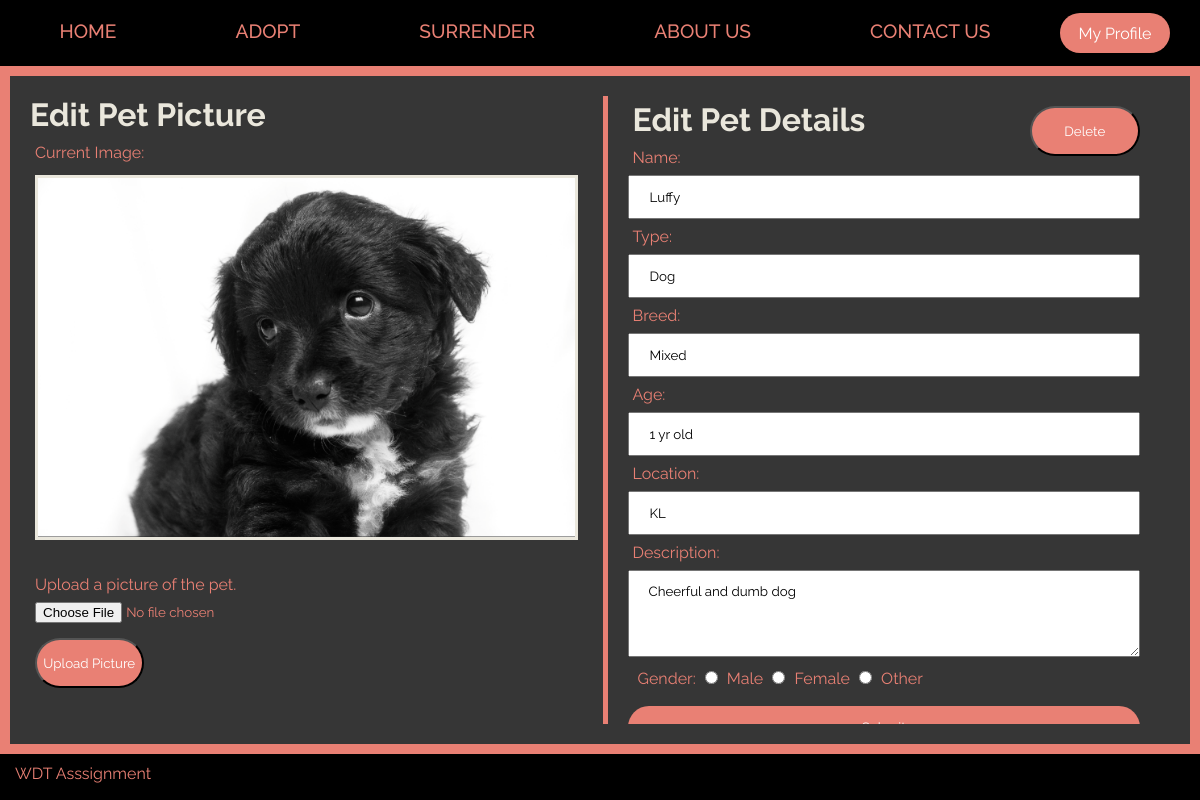
Screenshot of /edit-pet.php?id=4 with the database file from the repository.
### tables this page shows
CREATE TABLE IF NOT EXISTS `listing_t` (
  `id` int(11) NOT NULL AUTO_INCREMENT,
  `Name` varchar(255) NOT NULL,
  `Breed` varchar(255) NOT NULL,
  `imageurl` varchar(255) NOT NULL,
  `Age` varchar(255) NOT NULL,
  `Type` varchar(255) NOT NULL,
  `Location` varchar(255) NOT NULL,
  `Description` varchar(255) NOT NULL,
  `Gender` varchar(7) NOT NULL,
  `SurrenderID` int(11) NOT NULL,
  `Status` varchar(12) NOT NULL DEFAULT 'Not Adopted',
  `Approval` varchar(15) NOT NULL DEFAULT 'Not Approved',
  PRIMARY KEY (`id`),
  KEY `SurrenderID` (`SurrenderID`)
);

### edit-pet.php (the view, shortened to what this page needs)
<!DOCTYPE html>
<html lang="en">
<head>
    <link rel="stylesheet" href="css\surrender-style.css" />
</head>
<body>
    <div class="topnav">
        <div class="nav">
            <a href="index.php" class="hovereffect">HOME</a>
            <a href="Homepage.php" class="hovereffect">ADOPT</a>
            <a href="SurrenderHome.php" class="hovereffect">SURRENDER</a>
            <a href="AboutUs.php" class="hovereffect">ABOUT US</a>
            <a href="ContactUs.php" class="hovereffect">CONTACT US</a>
        </div>
        <a href="surrender-profile.php"><button id="profile" class="profile" style="margin-right: 30px;">My Profile</button></a>
    </div>
    <div class="surrender-edit-main">
                <?php
                    include "conn.php";
                    $sql = "SELECT * FROM listing_t WHERE id = '".$_GET['id']."'";
                    $query = mysqli_query($conn, $sql);
                    $results = mysqli_fetch_assoc($query);
                    $id= $results['id'];
                    $name= $results['Name'];
                    $breed= $results['Breed'];
                    $age= $results['Age'];
                    $type= $results['Type'];
                    $location= $results['Location'];
                    $description= $results['Description'];
                    $gender= $results['Gender'];
                    $petimg= $results['imageurl'];
                ?>
        <div class="petimg-edit-container">
            <h1>Edit Pet Picture</h1>
            <div class="current-img">
                <p>Current Image: </p>
                <img src="<?php echo $petimg?>" alt="Current Pet Image">
            </div>
            <div class="upload-img-container">
                <form action="edit-reupload.php?id=<?php echo $id ?>" enctype="multipart/form-data" method="post"
                    class="upload-img">
                    <label for="petimg">Upload a picture of the pet.</label><br>
                    <input type="file" required="required" name="petimg"><br>
                    <input type="submit" name="submit" value="Upload Picture">
                </form>
            </div>
        </div>
        <div class="surrender-edit-container">
            <a href="surrender-delete.php?id=<?php echo $id?>" onclick="return confirm('Are you sure you want to delete this entry?')"><button class= deleteBtn>Delete</button></a>
            <h1>Edit Pet Details</h1>
            <form method="POST" action="edit-surrender.php?id=<?php echo $id ?>" class="surrender-edit-form">
                <label for="petname">Name: </label>
                <input type="text" name="petname" required="required" placeholder="Pet Name" value="<?php echo $name?>">
                <label for="pettype">Type: </label>
                <input type="text" name="pettype" required="required" placeholder="Type of Pet (Dog, Cat, etc)"
                    value="<?php echo $type?>"><br>
                <label for="petbreed">Breed: </label>
                <input type="text" name="petbreed" required="required" placeholder="Breed of Pet"
                    value="<?php echo $breed?>">
                <label for="petage">Age: </label>
                <input type="text" name="petage" required="required" placeholder="Age" value="<?php echo $age?>">
                <label for="location">Location: </label>
                <input type="text" name="location" required="required" placeholder="Location"
                    value="<?php echo $location?>"> <br>
                <label for="petdescription">Description: </label>
                <textarea name="petdescription" required="required"
                    placeholder="Description"><?php echo $description?></textarea>
                <div class="gender-edit-container">
                    <label for="petgender" style="color:#E98074;">Gender:</label>
                    <input type="radio" id="male" name="petgender" value="Male" required
                        <?php if($gender== "Male")echo "checked='checked'";?>>
                    <label for="male" style="color:#E98074;">Male</label>
                    <input type="radio" id="female" name="petgender" value="Female"
                        <?php if($gender== "Female")echo "checked='checked'";?>>
                    <label for="female" style="color:#E98074;">Female</label>
                    <input type="radio" id="other" name="petgender" value="Other"
                        <?php if($gender== "Other")echo "checked='checked'";?>>
                    <label for="other" style="color:#E98074;">Other</label> <br>
                </div>
                <input type="submit" name="submit" onclick="windows.location.href='edit-surrender.php'">
            </form>
        </div>
    </div>
    <div class="footer">
        <p style="margin:10px 5px 5px 15px; color: #E98074;">WDT Asssignment</p>
    </div>
</body>
</html>

### css/surrender-style.css (style rules this page uses)
* { margin: 0; padding: 0; box-sizing: border-box; font-family: "Raleway", sans-serif; overflow: hidden; }
.topnav { background-color: black; display: flex; align-items: center; min-height: 8vh; width: 100%; }
.nav { flex: 2; display: flex; justify-content: space-around; }
.nav a { color: #E98074; padding: 20px 16px; text-decoration: none; font-size: 1.2em; font-weight: 500; }
.hovereffect::after { content: ""; display: block; margin-top: 2px; width: 0; height: 2px; background: #EAE7DC; transition: width 0.3s; }
.profile { border: none; background-color: #E98074; color: white; font-size: 1em; transition: all 0.2s; width: 110px; height: 40px; font-family: "Raleway", sans-serif; border-radius: 2em; margin: 10px 10px 10px 10px; }
.footer { background-color: black; min-height: 6vh; }
.surrender-edit-main { height: 86vh; padding: 20px; display: flex; background-color: rgb(54, 54, 54); border: 10px solid #E98074; }
.deleteBtn { position: absolute; right:5px; margin-right: 15px; padding: 15px 5px; background-color: #E98074; border-radius: 2em; width: 20%; color: white; margin-top: 10px; cursor: pointer; }
.surrender-edit-container { flex: 1; height: 100%; position: relative; margin: auto; background-color: rgb(54, 54, 54); overflow: auto; margin-right: 10px; }
.surrender-edit-container h1 { margin: 5px 25px 10px 25px; color: #EAE7DC; }
.surrender-edit-form { margin: 5px 20px; }
.surrender-edit-form label { color: #E98074; padding: 5px; }
.surrender-edit-form input[type=text], .surrender-edit-form input[type=number] { padding: 12px 20px; margin: 8px 0px; display: inline-block; box-sizing: border-box; width: 100%; }
.surrender-edit-form textarea { width: 100%; height: 87px; padding: 12px 20px; margin: 8px 0; display: inline-block; box-sizing: border-box; overflow: auto; }
.gender-edit-container { margin-bottom: 8px; margin-left: 5px; }
.petimg-edit-container { background-color: rgb(54, 54, 54); flex: 1; display: flex; flex-direction: column; width: 100%; height: 100%; border-right: 5px solid #E98074; padding-right: 20px; padding-bottom: 10px; }
.petimg-edit-container h1 { color: #EAE7DC; }
.upload-img-container { flex: 1; margin: 5px; padding-top: 25px; }
.upload-img-container label { color: #E98074; }
.current-img { flex:3; display: flex; flex-direction: column; margin: 5px; height: 100px; }
.current-img p { color: #E98074; padding: 5px; padding-left: 0px; }
.current-img img { border: 3px solid #EAE7DC; margin-top: 10px; height: 100%; object-fit: cover; }
.petimg-edit-container input[type="file"] { margin: 8px 5px 5px 0px; color: #E98074; }
.surrender-edit-form input[type=submit] { background-color: #E98074; color: white; padding: 13px 20px; margin-top: 10px; border: none; border-radius: 2em; cursor: pointer; width: 100%; }
.upload-img input[type="submit"] { padding: 15px 5px; background-color: #E98074; border-radius: 2em; width: 20%; color: white; margin-top: 10px; }

### rows the page displays
listing_t: imageurl (picture), petname "Luffy", pettype "Dog", petbreed "Mixed", petage "1 yr old", location "KL", petdescription "Cheerful and dumb dog", Gender "☐ Male", Gender "☐ Female", Gender "☐ Other"
